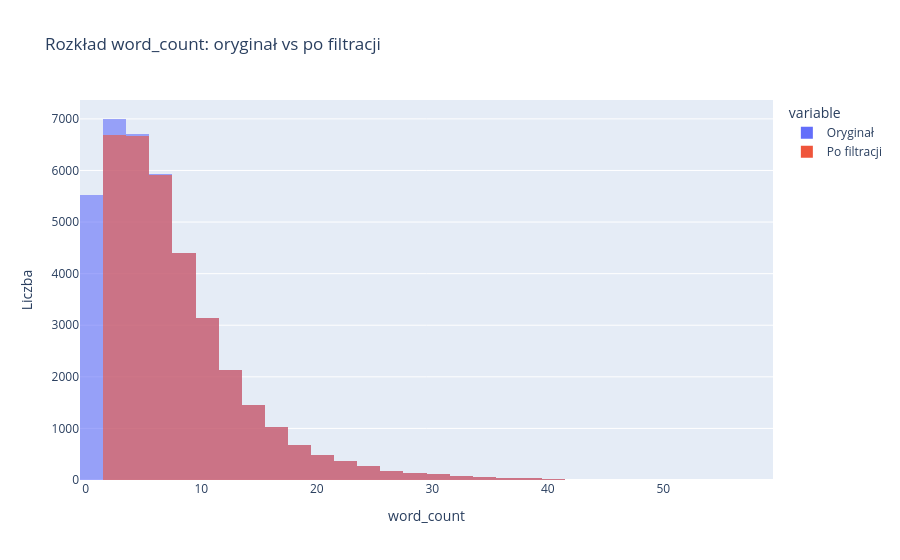
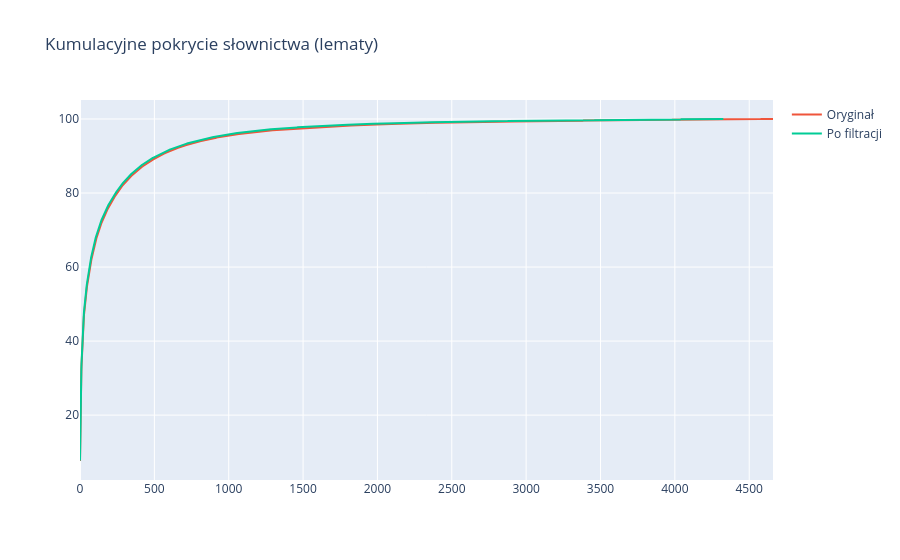

These figures' notebook cell, in order:
### Markdown cell above
### Faza 4 — Profil przefiltrowanego zbioru

Porównanie rozkładów przed i po filtracji — czy filtr nie przycina nierównomiernie.

### Code cell
kept = df[df["decision"] == "keep"].copy()
dropped = df[df["decision"] == "drop"].copy()

# 1. Rozkład word_count: oryginał vs przefiltrowany
fig = px.histogram(
    pd.DataFrame({
        "Oryginał": df["word_count"],
        "Po filtracji": kept["word_count"].reindex(df.index),
    }),
    barmode="overlay", nbins=40, opacity=0.6,
    title="Rozkład word_count: oryginał vs po filtracji",
)
fig.update_xaxes(title_text="word_count")
fig.update_yaxes(title_text="Liczba")
fig.show()

# 2. Pokrycie słownictwa: kumulacja lematów
freq_all = Counter()
for t in df["lemmatized"]:
    freq_all.update(str(t).split())

freq_kept = Counter()
for t in kept["lemmatized"]:
    freq_kept.update(str(t).split())

def cumulative_coverage(freq: Counter) -> list[float]:
    total = sum(freq.values())
    cumsum = 0.0
    coverage = []
    for _, count in freq.most_common():
        cumsum += count
        coverage.append(cumsum / total * 100)
    return coverage

cov_all = cumulative_coverage(freq_all)
cov_kept = cumulative_coverage(freq_kept)

fig2 = px.line(
    title="Kumulacyjne pokrycie słownictwa (lematy)",
    labels={"x": "Liczba unikalnych lematów", "y": "% pokrycia korpusu"},
)
fig2.add_scatter(x=list(range(len(cov_all))), y=cov_all, name="Oryginał")
fig2.add_scatter(x=list(range(len(cov_kept))), y=cov_kept, name="Po filtracji")
fig2.show()

print(f"Unikalne lematy — oryginał: {len(freq_all)}, po filtracji: {len(freq_kept)}")
print(f"Utracone lematy: {len(freq_all) - len(freq_kept)}")

### Figure 1 — Plotly figure (JSON) as saved in the notebook; plotly's stock layout.template omitted (floating-point values rounded to 4 significant figures; data arrays with more than 128 entries replaced by an {"elided": "..."} marker saying what was removed)
{"data": [{"bingroup": "x", "hovertemplate": "variable=Oryginał<br>value=%{x}<br>count=%{y}<extra></extra>", "legendgroup": "Oryginał", "marker": {"color": "#636efa", "opacity": 0.6, "pattern": {"shape": ""}}, "name": "Oryginał", "nbinsx": 40, "orientation": "v", "showlegend": true, "type": "histogram", "x": {"elided": "39817 float values"}, "xaxis": "x", "yaxis": "y"}, {"bingroup": "x", "hovertemplate": "variable=Po filtracji<br>value=%{x}<br>count=%{y}<extra></extra>", "legendgroup": "Po filtracji", "marker": {"color": "#EF553B", "opacity": 0.6, "pattern": {"shape": ""}}, "name": "Po filtracji", "nbinsx": 40, "orientation": "v", "showlegend": true, "type": "histogram", "x": {"elided": "39817 float values"}, "xaxis": "x", "yaxis": "y"}], "layout": {"barmode": "overlay", "legend": {"title": {"text": "variable"}, "tracegroupgap": 0}, "title": {"text": "Rozkład word_count: oryginał vs po filtracji"}, "xaxis": {"anchor": "y", "domain": [0, 1], "title": {"text": "word_count"}}, "yaxis": {"anchor": "x", "domain": [0, 1], "title": {"text": "Liczba"}}}}

### Figure 2 — Plotly figure (JSON) as saved in the notebook; plotly's stock layout.template omitted (floating-point values rounded to 4 significant figures; data arrays with more than 128 entries replaced by an {"elided": "..."} marker saying what was removed)
{"data": [{"hovertemplate": "<extra></extra>", "legendgroup": "", "line": {"color": "#636efa", "dash": "solid"}, "marker": {"symbol": "circle"}, "mode": "lines", "name": "", "orientation": "v", "showlegend": false, "type": "scatter", "xaxis": "x", "yaxis": "y"}, {"name": "Oryginał", "type": "scatter", "x": {"elided": "4661 int values"}, "y": {"elided": "4661 float values"}}, {"name": "Po filtracji", "type": "scatter", "x": {"elided": "4327 int values"}, "y": {"elided": "4327 float values"}}], "layout": {"legend": {"tracegroupgap": 0}, "title": {"text": "Kumulacyjne pokrycie słownictwa (lematy)"}, "xaxis": {"anchor": "y", "domain": [0, 1]}, "yaxis": {"anchor": "x", "domain": [0, 1]}}}
